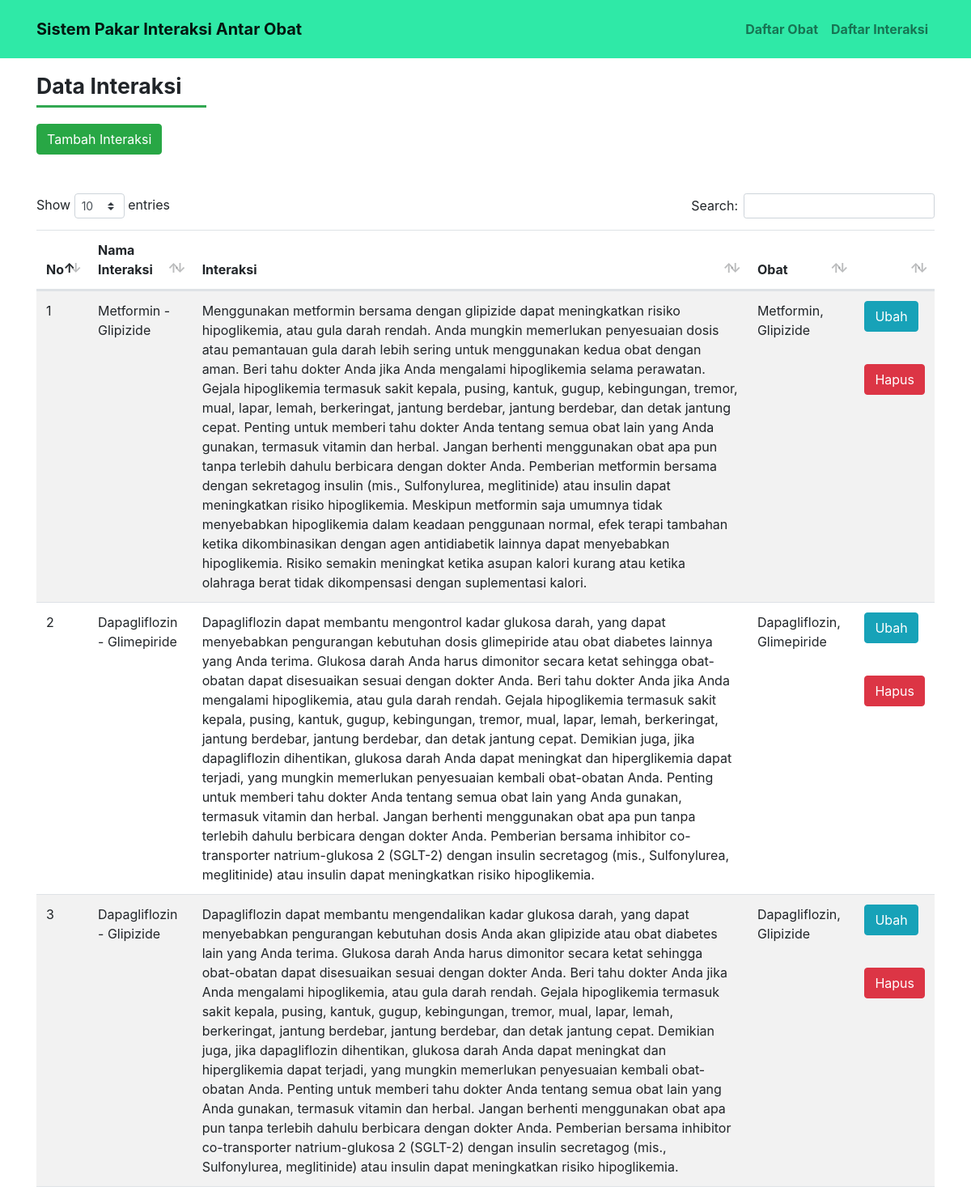
Screenshot of /admin/interaksi/index.php (upper part) with the database file from the repository.
### tables this page shows
CREATE TABLE `interaksi` (
  `kode_interaksi` int(11) NOT NULL,
  `nama_interaksi` text NOT NULL,
  `interaksi` text NOT NULL,
  `kode_obat` text NOT NULL
);

### admin/interaksi/index.php (the view)
<?php include_once "../_part/header.php" ?>
    <?php
        include '../../_part/koneksi.php';
    ?>
  <div class="container">
    <div class="content">
      <h1 class="judul">Data Interaksi</h1>
          <hr class="garis-judul"/>
      <a href="tambah.php" class="btn btn-success mb-5">Tambah Interaksi</a>
      <table id="tabel-interaksi" class="table table-striped" width="100%">
          <thead>
            <tr>
              <th>No</th>
              <th>Nama Interaksi</th>
              <th>Interaksi</th>
              <th>Obat</th>
              <th></th>
            </tr>
          </thead>
          <tbody>
          <?php
              $sql = "SELECT * FROM interaksi";
              $row = $koneksi->prepare($sql);
              $row->execute();
              $hasil = $row->fetchAll(PDO::FETCH_OBJ);
              $no = 0;
              foreach($hasil as $isi){
                $no++;
                $kode_obat = explode(",", $isi->kode_obat);
                $nama_obat = "";
                for($i=0; $i<count($kode_obat); $i++){
                  $kode = $kode_obat[$i];
                  $sqlObat = "SELECT nama_obat FROM obat WHERE kode_obat='$kode'";
                  $rowObat = $koneksi->prepare($sqlObat);
                  $rowObat->execute();
                  $isiObat = $rowObat->fetch(PDO::FETCH_OBJ);
                  $nama_obat .= $isiObat->nama_obat.", ";
                }
                $nama_obat = rtrim($nama_obat, ", ");
              ?>
                  <tr>
                      <td><?php echo $no; ?></td>
                      <td><?php echo $isi->nama_interaksi; ?></td>
                      <td><?php echo $isi->interaksi; ?></td>
                      <td><?php echo $nama_obat; ?></td>
                      <td><a class='btn btn-info' href="edit.php?kode_interaksi=<?php echo $isi->kode_interaksi; ?>">Ubah</a><p><br/></p>
                      <a class='btn btn-danger' href="proses.php?kode_interaksi=<?php echo $isi->kode_interaksi; ?>">Hapus</a></td>
                  </tr>
              <?php } ?>
         </tbody>
      </table>
    </div>
  </div>
<?php include_once "../_part/footer.php" ?>

### assets/css/style.css (style rules this page uses)
html { scroll-behavior: smooth; }
.content { padding: 30px 0; }
.content .judul { margin-top: 60px; font-size: 20pt; font-weight: bold; }
.content .garis-judul { width: 210px; padding-bottom: 20px; margin: 0; border-top: 3px solid #32a852; }

### rows the page displays
interaksi: nama_interaksi "Metformin - Glipizide", interaksi "Menggunakan metformin bersama dengan glipizide dapat meningkatkan risiko hipoglikemia, atau gula darah rendah. Anda mungkin memerlukan penyesuaian dosis atau pemantauan gula darah lebih sering untuk menggunakan kedua obat dengan aman. Beri tahu dokter Anda jika Anda mengalami hipoglikemia selama perawatan. Gejala hipoglikemia termasuk sakit kepala, pusing, kantuk, gugup, kebingungan, tremor, mual, lapar, lemah, berkeringat, jantung berdebar, jantung berdebar, dan detak jantung cepat. Penting untuk memberi tahu dokter Anda tentang semua obat lain yang Anda gunakan, termasuk vitamin dan herbal. Jangan berhenti menggunakan obat apa pun tanpa terlebih dahulu berbicara dengan dokter Anda.…", nama_obat "Metformin, Glipizide"
interaksi: nama_interaksi "Dapagliflozin - Glimepiride", interaksi "Dapagliflozin dapat membantu mengontrol kadar glukosa darah, yang dapat menyebabkan pengurangan kebutuhan dosis glimepiride atau obat diabetes lainnya yang Anda terima. Glukosa darah Anda harus dimonitor secara ketat sehingga obat-obatan dapat disesuaikan sesuai dengan dokter Anda. Beri tahu dokter Anda jika Anda mengalami hipoglikemia, atau gula darah rendah. Gejala hipoglikemia termasuk sakit kepala, pusing, kantuk, gugup, kebingungan, tremor, mual, lapar, lemah, berkeringat, jantung berdebar, jantung berdebar, dan detak jantung cepat. Demikian juga, jika dapagliflozin dihentikan, glukosa darah Anda dapat meningkat dan hiperglikemia dapat terjadi, yang mungkin memerlukan penyesuaian…", nama_obat "Dapagliflozin, Glimepiride"
interaksi: nama_interaksi "Dapagliflozin - Glipizide", interaksi "Dapagliflozin dapat membantu mengendalikan kadar glukosa darah, yang dapat menyebabkan pengurangan kebutuhan dosis Anda akan glipizide atau obat diabetes lain yang Anda terima. Glukosa darah Anda harus dimonitor secara ketat sehingga obat-obatan dapat disesuaikan sesuai dengan dokter Anda. Beri tahu dokter Anda jika Anda mengalami hipoglikemia, atau gula darah rendah. Gejala hipoglikemia termasuk sakit kepala, pusing, kantuk, gugup, kebingungan, tremor, mual, lapar, lemah, berkeringat, jantung berdebar, jantung berdebar, dan detak jantung cepat. Demikian juga, jika dapagliflozin dihentikan, glukosa darah Anda dapat meningkat dan hiperglikemia dapat terjadi, yang mungkin memerlukan…", nama_obat "Dapagliflozin, Glipizide"
